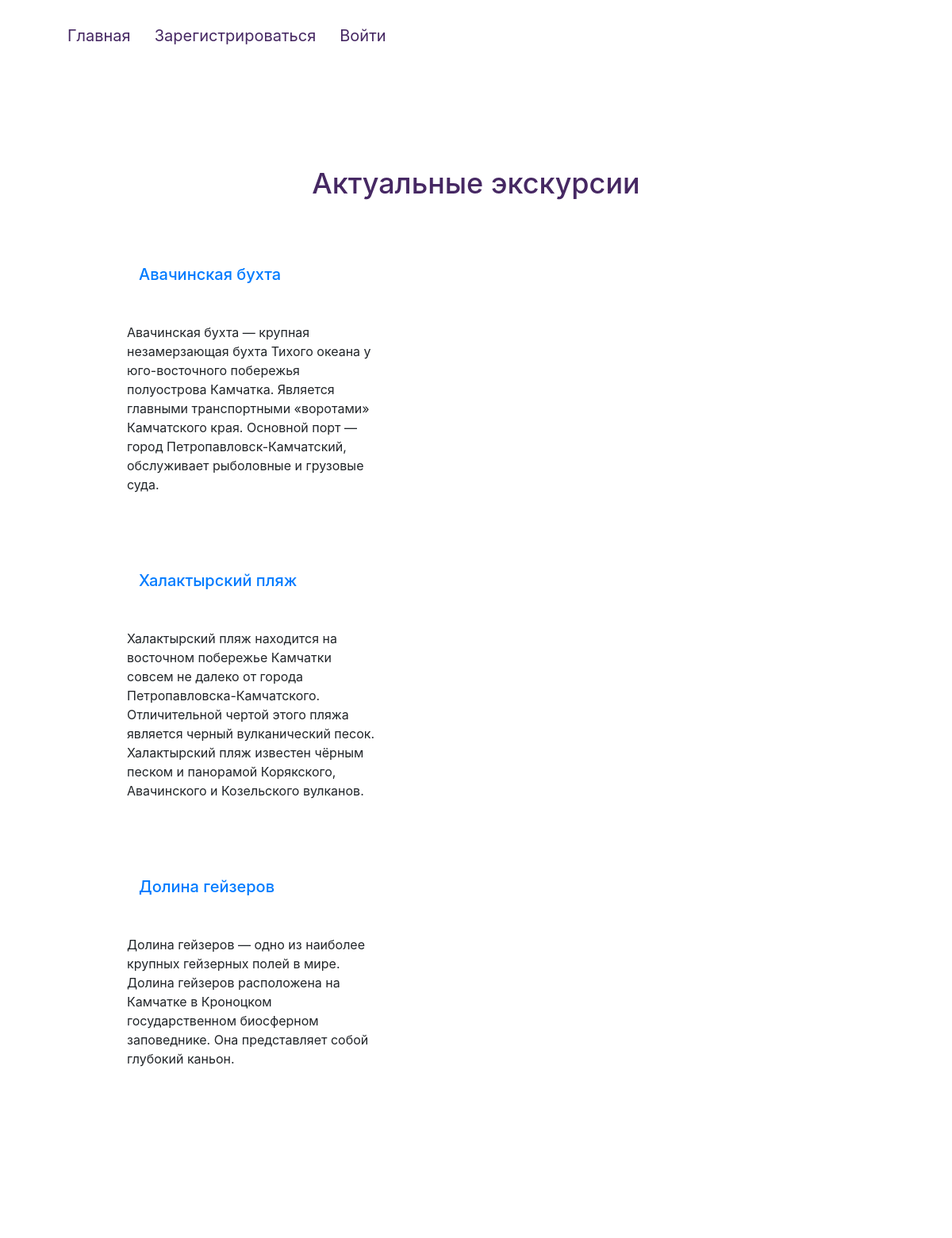
Screenshot of /blog/ with the database file from the repository.
### kam/models.py (models this page shows, shortened)
class Kam(models.Model):
    title = models.CharField(max_length=300)
    description = models.CharField(max_length=300)
    image = models.ImageField(upload_to='kam/image/')
    price = models.CharField(max_length=300, blank=True)
    url = models.URLField(blank=True)

### kam/views.py (the view)
# urls.py: path('blog/', views.blogs, name='blogs'),
def blogs(request):
    blogs = Kam.objects.all()
    return render(request, 'kam/blog.html', {'blogs': blogs})

### kam/templates/kam/blog.html
{% extends 'kam/base.html' %}
{% block content %}
<h1>Актуальные экскурсии</h1>
{% for blog in blogs %}
<div class="element1">
    <h2 class="top"><a href="{% url 'detail' blog.id %}">{{ blog.title }}</a></h2>
    <div class="text">
        <p>{{ blog.description }}</p>
    </div>
</div>
{% endfor %}
{% endblock %}

### kam/templates/kam/base.html (shortened to what this page needs)
<!DOCTYPE html>
{% load static %}
<html lang="ru">
<head>
    <link href="{% static 'css/style.css' %}" rel="stylesheet">
    <link href="{% static 'vendor/bootstrap/css/bootstrap.min.css' %}" rel="stylesheet">
</head>
<body>
<div class="menu">
    <div class="wrap1">
        <ul>
            <li><a href="{% url 'index' %}">Главная</a></li>
            {% if user.is_authenticated %}
            <li class="logo">Пользователь: {{ user.username }}</li>
            <li><a href="{% url 'kab' %}">Личный кабинет</a></li>
            <li>
                <form action="{% url 'logoutuser' %}" method="post">
                    {% csrf_token %}
                    <button class="top">Выйти</button>
                </form>
            </li>
            {% else %}
            <li><a href="{% url 'signupuser' %}">Зарегистрироваться</a></li>
            <li><a href="{% url 'loginuser' %}">Войти</a></li>
            {% endif %}
        </ul>
        <div class="contact-top">
            <a class="whatsapp-number" href="https://wa.me/9534888135?text=Здравствуйте!"><img
                    alt=""></a>
            <a class="telegram-number" href="https://t.me/lenagalikeeva"><img
                    src="{% static 'kam/tg-image-color.png' %}" alt=""></a>
            <a class="phone-number text-white" href="tel:+79099999999">
                <h5>+7(909)-999-99-99</h5></a>
        </div>
    </div>
</div>
<div class="content">
    <div class="wrap">
        {% block content %}
        {% endblock %}
    </div>
</div>
<div class="contact-top">
    <a class="whatsapp-number" href="https://wa.me/9534888135?text=Здравствуйте!"><img
            src="{% static 'kam/wa-image-color.png' %}" alt=""></a>
    <a class="telegram-number" href="https://t.me/lenagalikeeva"><img src="{% static 'kam/tg-image-color.png' %}"
                                                                      alt=""></a>
    <a class="phone-number text-white" href="tel:+79099999999">
        <h5>+7(909)-999-99-99</h5></a>
</div>
</body>
</html>

### kam/static/css/style.css (style rules this page uses)
body { background-image: url(https://cs11.pikabu.ru/post_img/big/2020/07/28/2/1595896862195370102.jpg); background-size: cover; background-repeat: no-repeat; background-attachment: fixed; background-position: center; padding: 0; margin: 0; }
.wrap { max-width: 1300px; margin: 0 auto; padding: 20 px; box-sizing: border-box; }
.text { width: 360px; padding: 20px; box-sizing: border-box; }
.content h1 { text-align: center; margin: 100px 0 60px; font-size: 36px; }
.content { margin: 100px; }
.wrap1 { padding: 15px 0; width: 90%; margin: 0 auto; display: flex; justify-content: space-between; align-items: center; }
.wrap1 ul { margin: 0; padding: 0; display: flex; }
.wrap1 li { margin-left: 20px; }
.wrap1 a { color: rgb(70, 40, 99); padding: 8px 5px; text-decoration: none; font-size: 20px; }
ul { list-style: none; }
.element1 { background: #FFF; margin: 40px; border-radius: 8px; max-width: 500px; }
.top a { padding: 20px; display: block; }
.wrap h1 { color:rgb(70, 40, 99); }
h2 { color:rgb(70, 40, 99); }
.top { padding: 1px 15px; margin-top: 0; background: transparent; border: 0; color: rgb(70, 40, 99); box-shadow: inset 0 0 0 0 transparent; font-size: 20px; }
li { margin-bottom: 20px; }
.phone-number { width: 200px; height: 40px; float: right; margin: 20px 10px 5px 20px; color: #FFF; }
.whatsapp-number { width: 35px; height: 35px; float: right; margin: 15px 30px 30px 20px; background: url(./img/wa-image-color.png) no-repeat center top / cover; transition: 0.5s ease-in-out; }
.telegram-number { width: 35px; height: 35px; float: right; margin: 15px 10px 30px 20px; background: url(./img/tg-image-color.png) no-repeat center top / cover; transition: 0.5s ease-in-out; }

### rows the page displays
Kam: title "Авачинская бухта", description "Авачинская бухта — крупная незамерзающая бухта Тихого океана у юго-восточного побережья полуострова Камчатка. Является главными транспортными «воротами» Камчатского края. Основной порт — город Петропавловск-Камчатский, обслуживает рыболовные и грузовые суда."
Kam: title "Халактырский пляж", description "Халактырский пляж находится на восточном побережье Камчатки совсем не далеко от города Петропавловска-Камчатского. Отличительной чертой этого пляжа является черный вулканический песок. Халактырский пляж известен чёрным песком и панорамой Корякского, Авачинского и Козельского вулканов."
Kam: title "Долина гейзеров", description "Долина гейзеров — одно из наиболее крупных гейзерных полей в мире. Долина гейзеров расположена на Камчатке в Кроноцком государственном биосферном заповеднике. Она представляет собой глубокий каньон."
